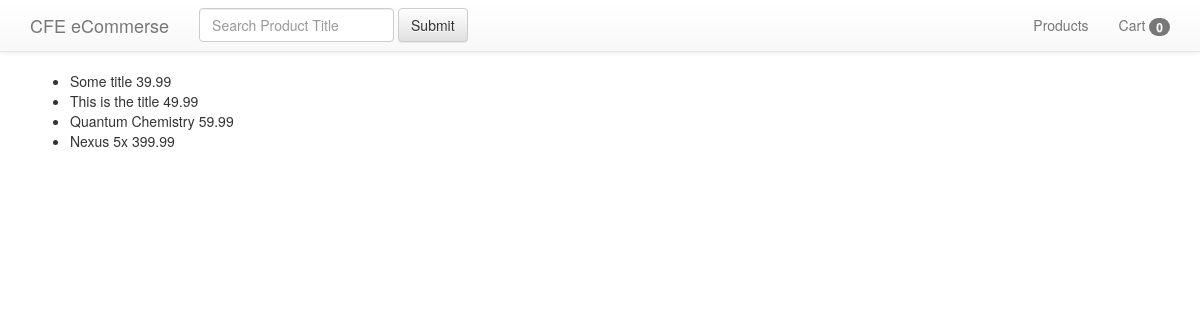
Screenshot of /products/ with the database file from the repository.
### products/models.py (models this page shows, shortened)
class Product(models.Model):
    title = models.CharField(max_length=120)
    description = models.TextField(null=True, blank=True)
    price = models.DecimalField(decimal_places=2, max_digits=100, default=29.99)
    sale_price = models.DecimalField(decimal_places=2, max_digits=100, \
                                     null=True, blank=True)
    slug = models.SlugField(unique=True)
    timestamp = models.DateTimeField(auto_now_add=True, auto_now=False)
    updated = models.DateTimeField(auto_now_add=False, auto_now=True)
    active = models.BooleanField(default=True)
    class Meta:
        unique_together = ('title', 'slug')

### products/views.py (the view)
# urls.py: url(r'^products/$', 'products.views.all', name='products'),
def all(request):
    products = Product.objects.all()
    context = {"products": products}
    template = "products/all.html"
    return render(request, template, context)

### templates/products/all.html
{% extends 'base.html' %}
{% block content %}
<ul>
{% for product in products %}
<li> {{ product.title }} {{ product.price }} </li>
{% endfor %}
</ul>
{% endblock %}

### static/static_files/css/navbar-static-top.css (style rules this page uses)
body { min-height: 2000px; }

### rows the page displays
Product: title "Some title", price "39.99"
Product: title "This is the title", price "49.99"
Product: title "Quantum Chemistry", price "59.99"
Product: title "Nexus 5x", price "399.99"
